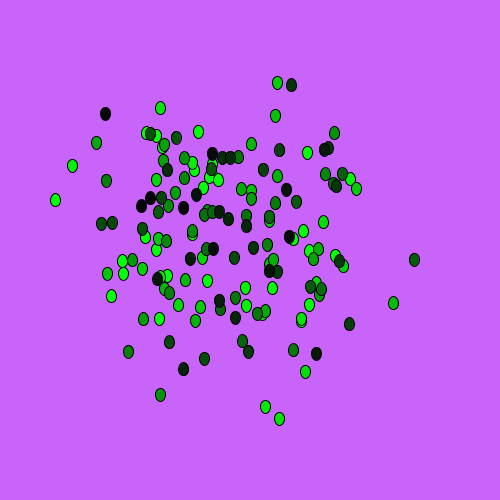
Frame 1 (no input)
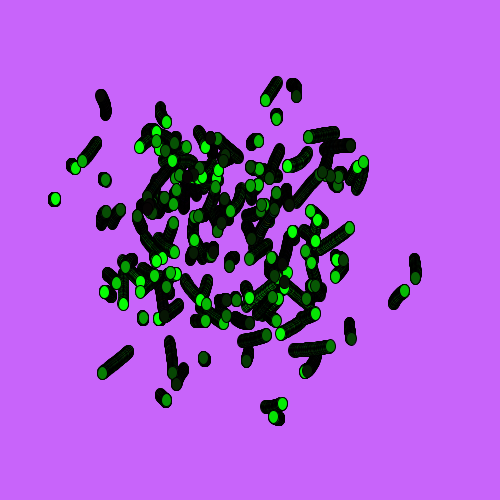
Frame 60 (the mouse pressed at the canvas centre just before this capture)
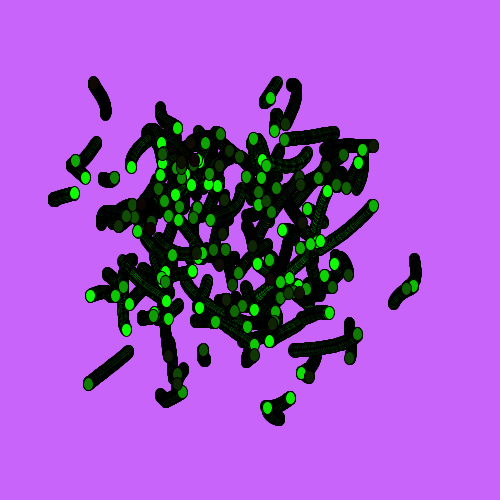
Frame 120 (the mouse held since frame 60 and released just before this capture)

The Processing sketch that drew these frames (run headless with seeded random() and noise(); from frame 60 on, the mouse is pressed at the canvas centre):

// Processing sketch: Magic_worms
// ── Magic_worms.pde
import java.util.Random;

void setup() {
  size(500,500);
  background(200,100,250);
  
}



void draw() {
  
  Random n = new Random();
  Random m = new Random();
  
  int x = n.nextInt(40);
  int y = m.nextInt(40);
  for ( int i = 300; i > 0; i-=2){

fill(x,i,y);
  ellipse(getWormX(i),getWormY(i),10,13); 
  }
  
  }
  
  
    float frequency = .001;
    float noiseInterval = PI;

    void makeMagical() {
        fill( 0, 0, 0, 10 );
        rect(0, 0, width, height);
        noStroke();
    }

    float getWormX(int i) {
        return map(noise(i*noiseInterval + frameCount * frequency), 0, 1, 0, width);
    }

    float getWormY(int i) {
        return map(noise(i*noiseInterval+1 + frameCount * frequency), 0, 1, 0, height);
    }
  
  
  
